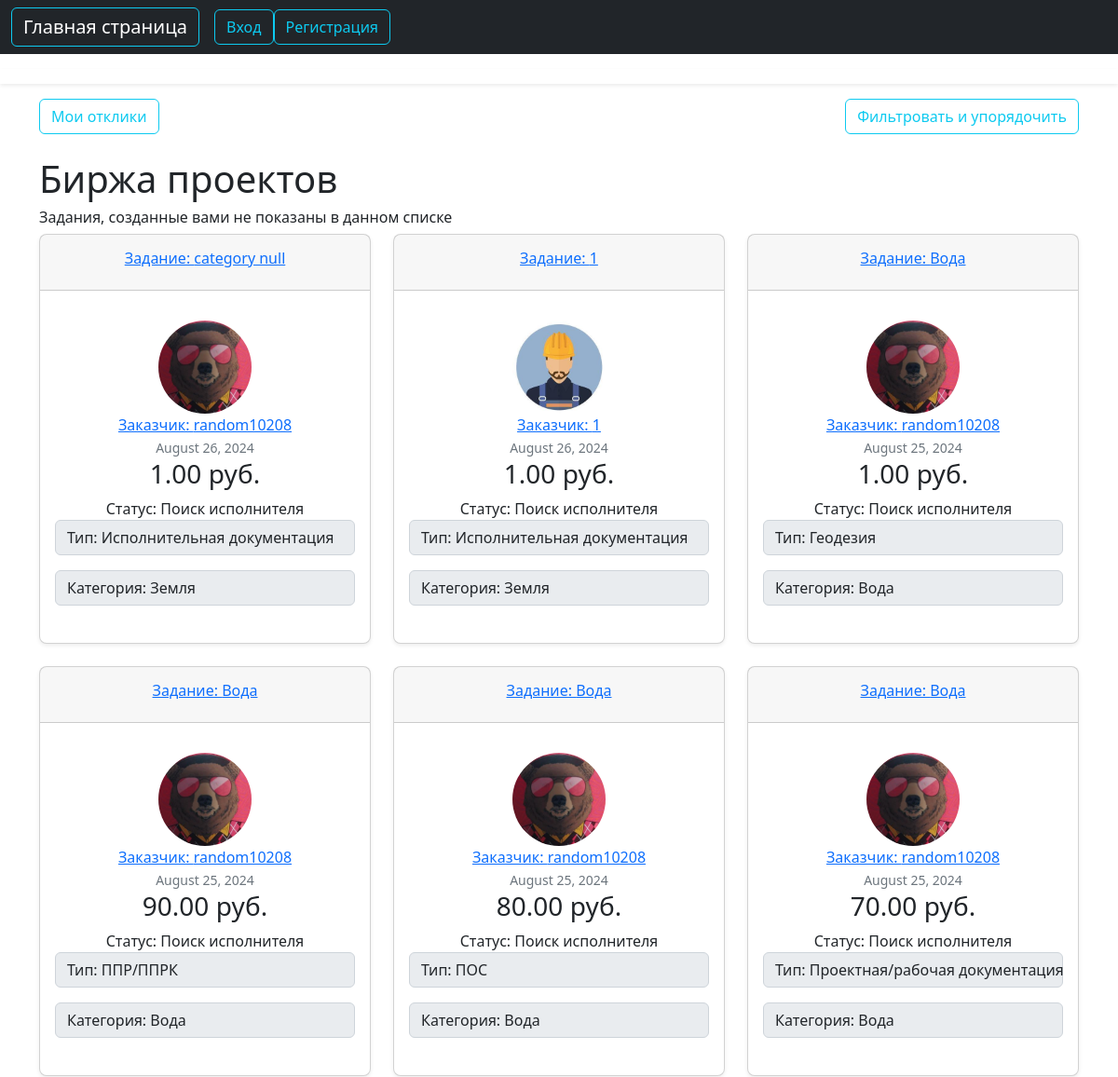
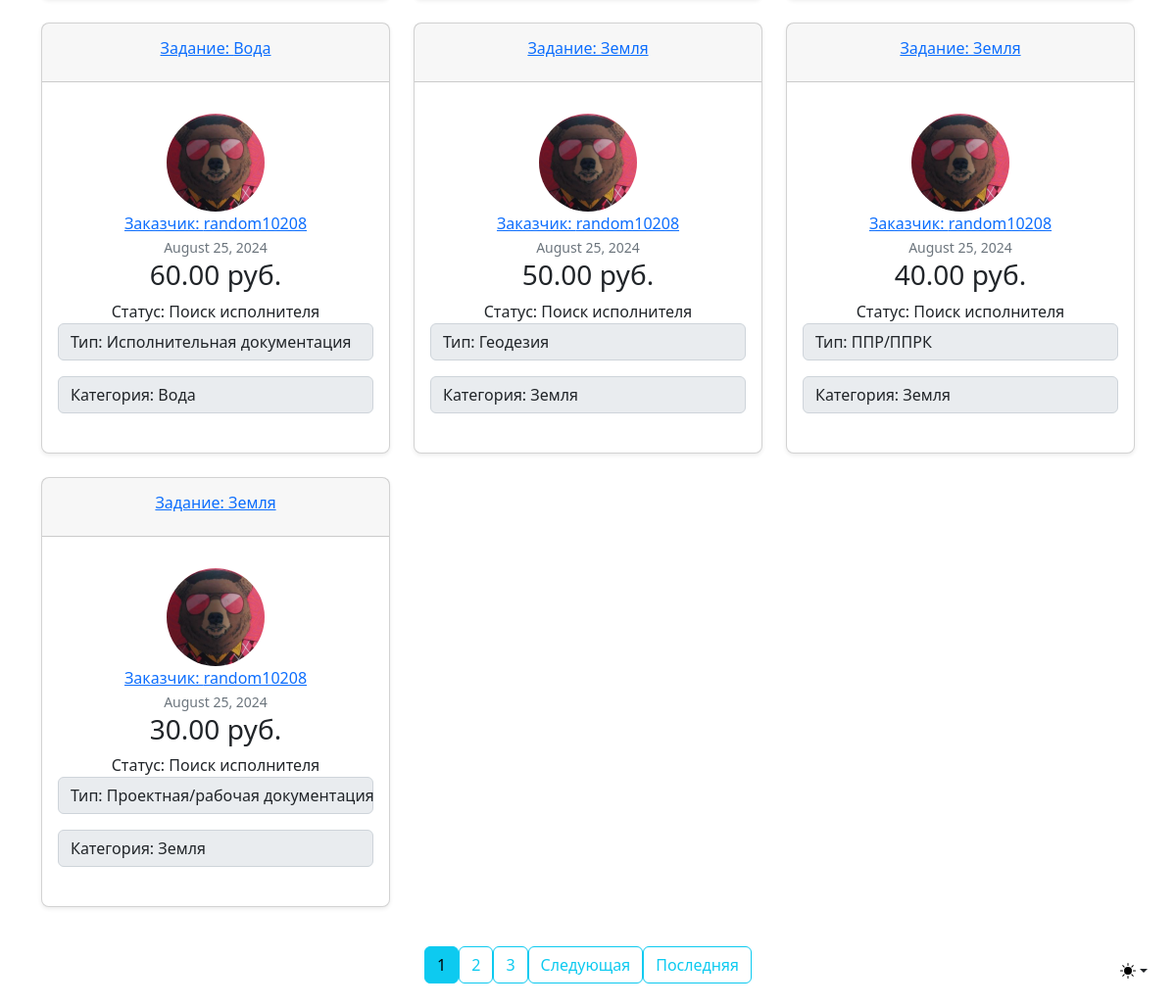
Page /task on the committed database (2 pictures, top to bottom).
### searchwork/models.py (models this page shows, shortened)
class Task(models.Model):
    title = models.CharField(max_length=100)
    content = models.TextField()
    date_posted = models.DateTimeField(default=timezone.now)
    author = models.ForeignKey(User, on_delete=models.CASCADE, related_name="client_user")
    worker = models.ForeignKey(User, on_delete=models.SET_NULL, null=True, related_name="worker_user")
    status = models.CharField(max_length=200, choices=STATUS_CHOICES, default='Поиск исполнителя')
    budget = models.DecimalField(max_digits=18, decimal_places=2, default=0.00)
    type = models.CharField(max_length=200, choices=TYPE_CHOICES, null=False, default='Исполнительная документация')
    category = models.CharField(max_length=200, choices=CATEGORY_CHOICES, null=False, default='Земля')

### users/models.py (models this page shows, shortened)
class Profile(models.Model):
    user = models.OneToOneField(User, on_delete=models.CASCADE)
    image = models.ImageField(default='default.jpg', upload_to='profile_pics')

### searchwork/views.py (the view)
# urls.py: path('task', TaskListView.as_view(), name='tasks-home'),
class TaskListView(ListView):
    model = Task
    template_name = 'searchwork/home.html'
    context_object_name = 'tasks'
    ordering = ['-date_posted']
    paginate_by = 10

### searchwork/templates/searchwork/home.html (shortened to what this page needs)
{% extends "searchwork/base_worker.html" %}
{% block content %}
        {% if tasks %}
<div class="d-flex justify-content-between">
            <a class="btn btn-outline-info" href="{% url 'my-offers' user.username %}">Мои отклики</a>
<div>
            <a class="btn btn-outline-info" href="{% url 'filter-home' %}">Фильтровать и упорядочить</a>
</div>
</div>
<br/>
            <h1>Биржа проектов</h1>
            <h6>Задания, созданные вами не показаны в данном списке</h6>
            <div class="row row-cols-1 row-cols-md-3 mb-3 text-center">
                {% for task in tasks %}
                    {% if task.author != user %}
                      <div class="col">
                        <div class="card mb-4 rounded-3 shadow-sm">
                          <div class="card-header py-3">
                              <a class="card-title pricing-card-title" href="{% url 'task-detail' task.id %}"><h6>Задание: {{ task.title }}</h6></a>
                          </div>
                          <div class="card-body">
                            <ul class="list-unstyled mt-3 mb-4">
                              <li>
                                  <img class="rounded-circle article-img" src="{{ task.author.profile.image.url }}" width="100" height="100" alt="аватар заказчика">
                              </li>
                                <li><a class="mr-2" href="{% url 'user-tasks' task.author.username %}">Заказчик: {{ task.author }}</a></li>
                              <li><small class="text-muted">{{ task.date_posted|date:"F d, Y" }}</small></li>
                                <li><h3>{{ task.budget }} руб.</h3></li>
                              <li>Статус: {{ task.status }}</li>
                                <p class="input-group-text">Тип: {{ task.type }}</p>
                                <p class="input-group-text">Категория: {{ task.category }}</p>
                            </ul>
                          </div>
                        </div>
                      </div>
                    {% endif %}
                {% endfor %}
            </div>
        {% else %}
            <h1>В системе пока не зарегистрировано ни одного задания.</h1>
            <a class="btn btn-outline-info" href="{% url 'client' %}">Стать заказчиком</a>
        {% endif %}
    <div class="pagination justify-content-center">
        {% if is_paginated %}
          {% for num in page_obj.paginator.page_range %}
            {% if page_obj.number == num %}
              <a class="btn btn-info mb-4 mr-1" href="?page={{ num }}">{{ num }}</a>
            {% elif num > page_obj.number|add:'-3' and num < page_obj.number|add:'3' %}
              <a class="btn btn-outline-info mb-4 mr-1" href="?page={{ num }}">{{ num }}</a>
            {% endif %}
          {% endfor %}
          {% if page_obj.has_next %}
            <a class="btn btn-outline-info mb-4 mr-1" href="?page={{ page_obj.next_page_number }}">Следующая</a>
            <a class="btn btn-outline-info mb-4 mr-1" href="?page={{ page_obj.paginator.num_pages }}">Последняя</a>
          {% endif %}
        {% endif %}
    </div>
{% endblock content %}

### rows in the picture
Task: title "category null", author.profile.image (picture), author "random10208", date_posted "August 26, 2024", budget "1.00", status "Поиск исполнителя", type "Исполнительная документация", category "Земля"
Task: title "1", author.profile.image (placeholder picture), author "1", date_posted "August 26, 2024", budget "1.00", status "Поиск исполнителя", type "Исполнительная документация", category "Земля"
Task: title "Вода", author.profile.image (picture), author "random10208", date_posted "August 25, 2024", budget "1.00", status "Поиск исполнителя", type "Геодезия", category "Вода"
Task: title "Вода", author.profile.image (picture), author "random10208", date_posted "August 25, 2024", budget "90.00", status "Поиск исполнителя", type "ППР/ППРК", category "Вода"
Task: title "Вода", author.profile.image (picture), author "random10208", date_posted "August 25, 2024", budget "80.00", status "Поиск исполнителя", type "ПОС", category "Вода"
Task: title "Вода", author.profile.image (picture), author "random10208", date_posted "August 25, 2024", budget "70.00", status "Поиск исполнителя", type "Проектная/рабочая документация", category "Вода"
Task: title "Вода", author.profile.image (picture), author "random10208", date_posted "August 25, 2024", budget "60.00", status "Поиск исполнителя", type "Исполнительная документация", category "Вода"
Task: title "Земля", author.profile.image (picture), author "random10208", date_posted "August 25, 2024", budget "50.00", status "Поиск исполнителя", type "Геодезия", category "Земля"
Task: title "Земля", author.profile.image (picture), author "random10208", date_posted "August 25, 2024", budget "40.00", status "Поиск исполнителя", type "ППР/ППРК", category "Земля"
Task: title "Земля", author.profile.image (picture), author "random10208", date_posted "August 25, 2024", budget "30.00", status "Поиск исполнителя", type "Проектная/рабочая документация", category "Земля"

### other values in the picture
{{ num }} "1"
{{ num }} "2" "3"
